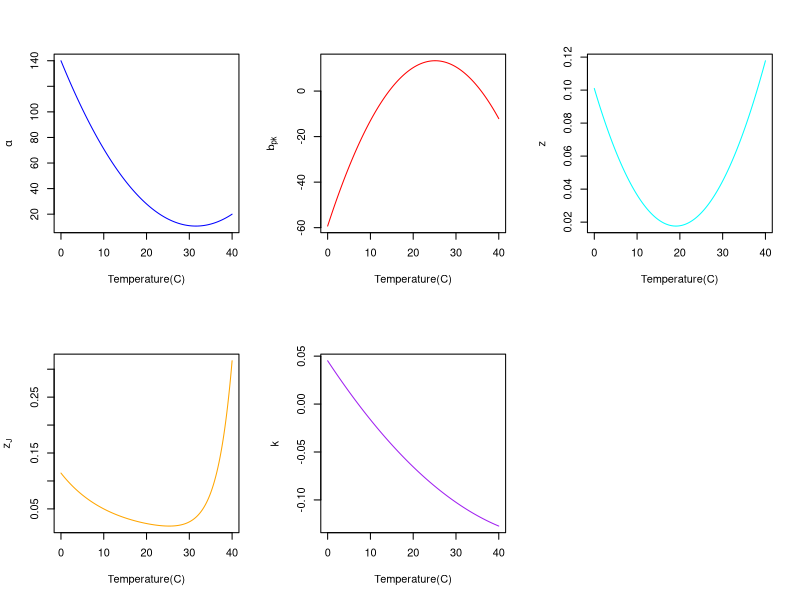
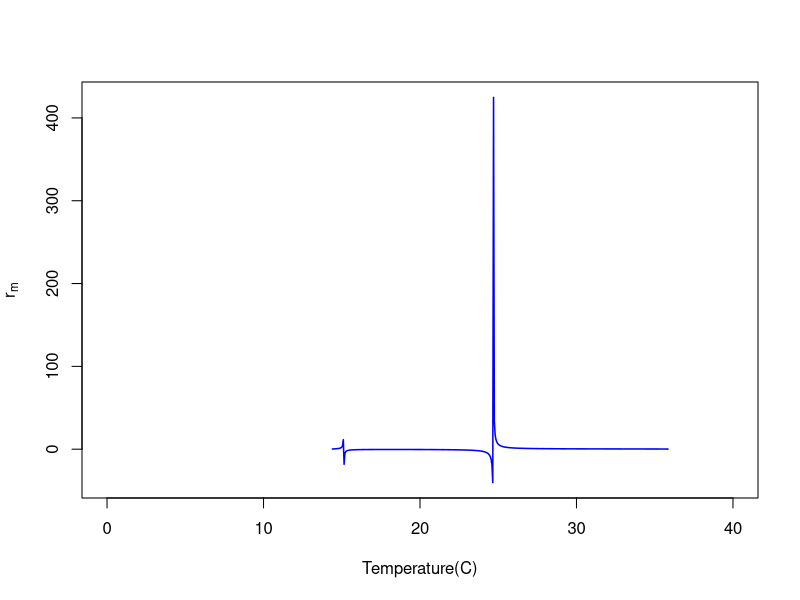
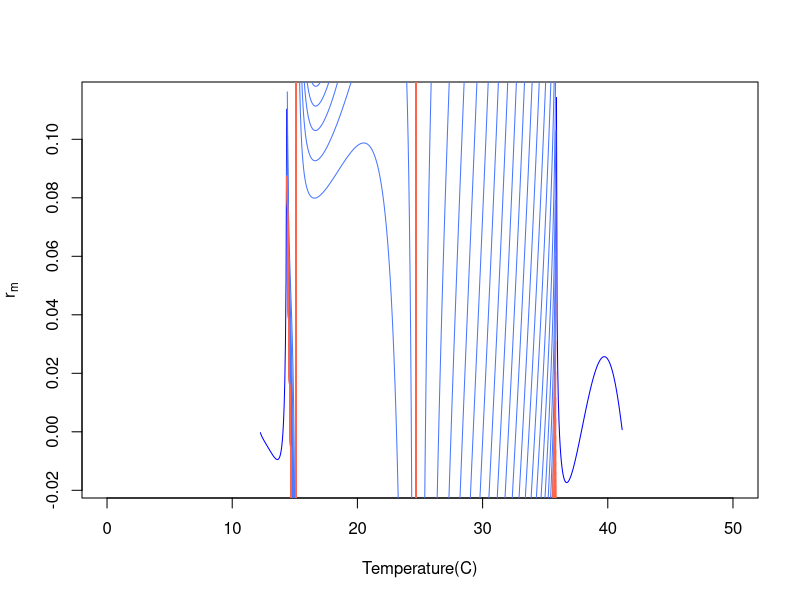

The R script that drew these images, in order: (Note: this script raises an error after producing the figures.)
z_J_par <- 0.05 #1/day
z_par <- 0.03 #1/day
alp_par <- 25.0 #days, alpha
b_pk_par <- 10.0 #individuals/(individual * day)
kap_par <- 0.1 #1/day, kappa, K

#arbitrary values
k_par <- 8.617*1e-5
E_par <- 0.55
E_D_par <- 4
T_pk_par <- 25.3+273.15
T_ref_par <- 10+273.15
B_0_par <- 0.5


B_0_alp =  1/alp_par 
T_pk_alp = 25.3
E_alp = 0.55
E_D_alp = 3

B_0_bpk = b_pk_par #individuals/(individual * day)
T_pk_bpk = 25.3
E_bpk = 0.55
E_D_bpk = 3

B_0_z = 1/z_par  #1/day; inverse because we are using inverse of the S-S TPC model
T_pk_z = 25.3
E_z = 0.55
E_D_z = 3

B_0_zJ = 1/z_J_par  #1/day; inverse because we are using inverse of the S-S TPC model
T_pk_zJ = 25.3
E_zJ = 0.55
E_D_zJ = 3

B_0_kap = kap_par #1/day
T_pk_kap = 25.3
E_kap = 0.55
E_D_kap = 3

z_J_par <- 0.05 #1/day
z_par <- 0.03 #1/day
alp_par <- 25.0 #days, alpha
b_pk_par <- 10.0 #individuals/(individual * day)
kap_par <- 0.1 #1/day, kappa, K

r_SP_app <- function(alp,b_pk,k,z,z_J)  -(1/(alp*k+alp*z+1))*(alp*k*z_J+alp*z*z_J+
                                                                log10(  abs((k+z)) ^  abs((k+z))  /b_pk^  abs((k+z))  ))


B <- function(B_0,E,E_D,T,T_ref,T_pk,k)  B_0 * exp(-E * ((1/(k*(T))) - (1/(k*T_ref)))) /
  (1 + (E / (E_D - E)) * exp((E_D / k)* ((1/T_pk) - (1/T))))


B_inv <- function(B_0,E,E_D,T,T_ref,T_pk,k) 1/ B(B_0,E,E_D,T,T_ref,T_pk,k)

## Vectors setting

T_vec <-  273.15+seq(0,40,0.05)

alp_vec <- 140- 8.2 *(T_vec-273.15)+ 0.13*(T_vec-273.15)^2

bpk_vec <-  -59.3 + 5.78*(T_vec-273.15)-0.115* (T_vec-273.15)^2

z_vec <- 0.101- 0.00874 *(T_vec-273.15)+ 0.000229*(T_vec-273.15)^2

zJ_vec <- B_inv(B_0_zJ,E_zJ,E_D_zJ,T_vec,T_ref_par,T_pk_zJ+273.15,k_par)

kap_vec <- 0.0452- 0.00676 *(T_vec-273.15)+ 0.0000612*(T_vec-273.15)^2







par(mfrow=c(2,3))  
plot(T_vec-273.15,alp_vec,type = "l",col="blue",ylab = expression(alpha),xlab = "Temperature(C)")
plot(T_vec-273.15,bpk_vec,type = "l",col="red",ylab = expression(b[pk]),xlab = "Temperature(C)")
plot(T_vec-273.15,z_vec,type = "l",col="cyan",ylab = expression(z),xlab = "Temperature(C)")
plot(T_vec-273.15,zJ_vec,type = "l",col="orange",ylab = expression(z[J]),xlab = "Temperature(C)")
plot(T_vec-273.15,kap_vec,type = "l",col="purple",ylab = expression(k),xlab = "Temperature(C)")
dev.off()

r_m_vec <- r_SP_app(alp_vec,bpk_vec,kap_vec,z_vec,zJ_vec)

plot(T_vec-273.15,r_m_vec,type = "l",col="blue",lwd=1.5,ylab = expression(r[m]),xlab = "Temperature(C)")



nicheW <- function(r_m,Temp){
  dataframe<- data.frame(Temperature=Temp,Rate=r_m)
  values <- subset(dataframe,dataframe$Rate>0)
  width<-max(values$Temperature)-min(values$Temperature)
  print(width)
}

#Vectors
alp_vec<- #Values
  T_pk_par <- 25.3+273.15
E_par <- 0.65
ED_par <- 3
k_par <- 8.617*1e-5
T_ref_par <- 10+273.15

#B0
B0_alp<- 1/alp_par 
B0_bpk<-b_pk_par 
B0_z<-1/z_par 
B0_zJ <-1/z_J_par 
B0_kap <- kap_par


T_vec <- 273.15+seq(0,50,0.05)

response_mm <- (exp((-E_par/k_par)*((1/T_vec)-(1/T_ref_par))))/(1+(E_par/(ED_par-E_par))*exp((ED_par/k_par)*((1/T_pk_par)-(1/T_vec))))


T_vec <- 273.15+seq(0,50,0.05)

response_mm <- (exp((-E_par/k_par)*((1/T_vec)-(1/T_ref_par))))/(1+(E_par/(ED_par-E_par))*exp((ED_par/k_par)*((1/T_pk_par)-(1/T_vec))))

#B0
B0_alp<- 1/alp_par 
B0_bpk<-b_pk_par 
B0_z<-1/z_par 
B0_zJ <-1/z_J_par 
B0_kap <- kap_par

#Vectors
alp_vec<- 140- 8.2 *(T_vec-273.15)+ 0.13*(T_vec-273.15)^2
bpk_vec<- -59.3 + 5.78*(T_vec-273.15)-0.115* (T_vec-273.15)^2
z_vec<- 0.101- 0.00874 *(T_vec-273.15)+ 0.000229*(T_vec-273.15)^2
zJ_vec <-1/(response_mm*B0_zJ)
kap_vec <- 0.0452- 0.00676 *(T_vec-273.15)+ 0.0000612*(T_vec-273.15)^2


r_m_vector <- ((kap_vec+z_vec)*(log10(bpk_vec/(kap_vec+z_vec))-(alp_vec*zJ_vec)))/((alp_vec*(kap_vec+z_vec))+1)

plot(T_vec-273.15,r_m_vector,type = "l",col="blue",ylab = expression(r[m]),xlab = "Temperature(C)")
NicheW <-c()


T_pk_mm <- T_pk_par +  seq(-10,10.5,0.5)
T_pk_par <- 25.3+273.15
for(i in 1:(length(T_pk_mm)/2)){
  a_vec_mm <-  140- 8.2 *(T_vec-273.15)+ 0.13*(T_vec-273.15)^2
  
  zJ_vec_mm <- 1/(B0_zJ*((exp((-E_par/k_par)*((1/T_vec)-(1/T_ref_par))))/(1+(E_par/(ED_par-E_par))*exp((ED_par/k_par)*((1/T_pk_mm[i])-(1/T_vec))))))
  
  #these are the same
  bpk_vec_mm <- -59.3 + 5.78*(T_vec-273.15)-0.115* (T_vec-273.15)^2
  kap_vec_mm <- 0.0452- 0.00676 *(T_vec-273.15)+ 0.0000612*(T_vec-273.15)^2
  z_vec_mm <- 0.101- 0.00874 *(T_vec-273.15)+ 0.000229*(T_vec-273.15)^2
  
  rm_vec_mm<-(  (kap_vec_mm+z_vec_mm)  *(log10  (bpk_vec_mm/   abs((kap_vec_mm+z_vec_mm))  )-(a_vec_mm*zJ_vec_mm)))/((a_vec_mm*  (kap_vec_mm+z_vec_mm)  )+1)  
  
  lines(T_vec-273.15,rm_vec_mm,col="royalblue1")
  NicheW[[i]]<- nicheW(rm_vec_mm,T_vec) 
  
}

for(i in (length(T_pk_mm)/2):length(T_pk_mm)){
  a_vec_mm <-  140- 8.2 *(T_vec-273.15)+ 0.13*(T_vec-273.15)^2
  
  zJ_vec_mm <- 1/(B0_zJ*((exp((-E_par/k_par)*((1/T_vec)-(1/T_ref_par))))/(1+(E_par/(ED_par-E_par))*exp((ED_par/k_par)*((1/T_pk_mm[i])-(1/T_vec))))))
  
  #these are the same
  bpk_vec_mm <- -59.3 + 5.78*(T_vec-273.15)-0.115* (T_vec-273.15)^2
  kap_vec_mm <- 0.0452- 0.00676 *(T_vec-273.15)+ 0.0000612*(T_vec-273.15)^2
  z_vec_mm <- 0.101- 0.00874 *(T_vec-273.15)+ 0.000229*(T_vec-273.15)^2
  
  rm_vec_mm<-(  (kap_vec_mm+z_vec_mm)  *(log10  (bpk_vec_mm/   abs((kap_vec_mm+z_vec_mm))  )-(a_vec_mm*zJ_vec_mm)))/((a_vec_mm*  (kap_vec_mm+z_vec_mm)  )+1)  
  
  lines(T_vec-273.15,rm_vec_mm,col="tomato")
  NicheW[[i]]<- nicheW(rm_vec_mm,T_vec) 
  
}

f <- expression(-(1/(alp*k+alp*z+1))*(alp*k*z_J+alp*z*z_J+
                                        log( abs(k+z) ^ abs(k+z) /b_pk^ abs(k+z) )))

D(f,"alp")
D(f,"b_pk")
D(f,"z")
D(f,"z_J")
D(f,"k")

dr_dalp <- function(alp,b_pk,k,z,z_J)  abs((k + z)) /(alp * k + alp * z + 1)^2 * (alp * k * z_J + alp *  z * z_J + log10(  abs((k + z))  ^  abs((k + z))  /b_pk^  abs((k + z)))) - (1/(alp * k + alp * z + 1)) * (k * z_J + z * z_J)

dr_dbpk <- function(alp,b_pk,k,z) (1/(alp * k + alp * z + 1)) * ((k + z)^(k + z) * (b_pk^((k + 
                                                                                             z) - 1) * abs((k + z)) )/(b_pk^(k + z))^2/( abs(k + z) ^ abs(k + z) /b_pk^(k +  z) * log(10)))


dr_dz <- function( alp,b_pk,k,z,z_J)  alp/(alp * k + alp * z + 1)^2 * (alp * k * z_J + alp *
                                                                         z * z_J + log10(  abs((k + z))  ^  abs((k + z))  /b_pk^  abs((k + z))  )) - (1/(alp * k + alp * z + 1)) * (alp * 
                                                                                                                                                                                      z_J + (((k + z)^((k + z) -  1) * (k + z) + (k + z)^(k + z) * log(  abs((k + z))  ))/b_pk^  (k + z) - (k + z)^(k + z) * (b_pk^(k + z) * log( abs(b_pk) ))/(b_pk^(k + z))^2)/((k + z)^(k + z)/b_pk^(k + z) * log(10)))


dr_dzJ <- function(alp,b_pk,k,z )  -((1/(alp * k + alp * z + 1)) * (alp * k + alp * z))


dr_dkap <-  function(alp,b_pk,k,z,z_J ) alp/(alp * k + alp * z + 1)^2 * (alp * k * z_J + alp *z * z_J + log10(  abs((k + z))  ^  abs((k + z))  /b_pk^  abs((k + z))  )) - (1/(alp * k + alp * z + 1)) * (alp *  z_J + (((k + z)^((k + z) -  1) * (k + z) + (k + z)^(k + z) * log(  abs((k + z))  ))/b_pk^ abs((k + z)) - (k + z)^(k + z) * (b_pk^ abs((k + z)) * log( abs(b_pk)) )/(b_pk^ abs((k + z)) )^2)/(  abs((k + z))  ^  abs((k + z))  /b_pk^ abs((k + z)) * log(10)))


f2 <- expression(B_0 * exp(-E * ((1/(k*(T))) - (1/(k*T_ref)))) /
                   (1 + (E / (E_D - E)) * exp((E_D / k)* ((1/T_pk) - (1/T)))))

D(f2,"T")

dBdT <- function(B_0,E,E_D,T,T_ref,T_pk,k ) B_0 * (exp(-E * ((1/(k * (T))) - (1/(k * T_ref)))) * (E * (k/(k * (T))^2)))/(1 + (E/(E_D - E)) * exp((E_D/k) * ((1/T_pk) - (1/T)))) - B_0 * exp(-E * ((1/(k * (T))) - (1/(k * T_ref)))) *  ((E/(E_D - E)) * (exp((E_D/k) * ((1/T_pk) - (1/T))) * ((E_D/k) * (1/T^2))))/(1 + (E/(E_D - E)) * exp((E_D/k) * ((1/T_pk) -  (1/T))))^2



f3 <- expression(1/ (B_0 * exp(-E * ((1/(k*(T))) - (1/(k*T_ref)))) /
                       (1 + (E / (E_D - E)) * exp((E_D / k)* ((1/T_pk) - (1/T))))))

D(f3,"T")

dB_invdT <- function( B_0,E,E_D,T,T_ref,T_pk,k ) -((B_0 * (exp(-E * ((1/(k * (T))) - (1/(k * T_ref)))) * (E * (k/(k * (T))^2)))/(1 + (E/(E_D - E)) * exp((E_D/k) * ((1/T_pk) - (1/T)))) - B_0 * exp(-E * ((1/(k * (T))) - (1/(k * T_ref)))) *  ((E/(E_D - E)) * (exp((E_D/k) * ((1/T_pk) - (1/T))) * ((E_D/k) *  (1/T^2))))/(1 + (E/(E_D - E)) * exp((E_D/k) * ((1/T_pk) - (1/T))))^2)/(B_0 * exp(-E * ((1/(k * (T))) - (1/(k * T_ref))))/(1 +   (E/(E_D - E)) * exp((E_D/k) * ((1/T_pk) - (1/T)))))^2)



dr_dalp_vec <- dr_dalp(alp_vec,bpk_vec,kap_vec,z_vec,zJ_vec)
dr_dbpk_vec <- dr_dbpk(alp_vec,bpk_vec,kap_vec,z_vec)
dr_dz_vec <- dr_dz(alp_vec,bpk_vec,kap_vec,z_vec,zJ_vec)
dr_dzJ_vec <- dr_dzJ (alp_vec,bpk_vec,kap_vec,z_vec)
dr_dkap_vec <- dr_dkap(alp_vec,bpk_vec,kap_vec,z_vec,zJ_vec)

dalp_dT_vec <- dB_invdT(B_0_alp,E_alp,E_D_alp,T_vec,T_ref_par,T_pk_alp+273.15,k_par)
dbpk_dT_vec <- dBdT(B_0_bpk,E_bpk,E_D_bpk,T_vec,T_ref_par,T_pk_bpk+273.15,k_par)
dz_dT_vec <-  dB_invdT(B_0_z,E_z,E_D_z,T_vec,T_ref_par,T_pk_z+273.15,k_par)
dzJ_dT_vec <- dB_invdT(B_0_zJ,E_zJ,E_D_zJ,T_vec,T_ref_par,T_pk_zJ+273.15,k_par)
dkap_dT_vec <- dBdT(B_0_kap,E_kap,E_D_kap,T_vec,T_ref_par,T_pk_kap+273.15,k_par)


par(mfrow=c(1,2))
plot(T_vec-273.15,dalp_dT_vec,type = "l",col="blue",ylab = expression(paste("d",alpha/dT)),xlab = "Temprature")
plot(T_vec-273.15,dr_dalp_vec,type = "l",col="blue",ylab = expression(paste("d",r[m]/"d",alpha)),xlab = "Temprature")


par(mfrow=c(1,2))
plot(T_vec-273.15,dbpk_dT_vec,type = "l",col="red",ylab = expression(db[pk]/dT),xlab = "Temprature" )
plot(T_vec-273.15,dr_dbpk_vec,type = "l",col="red",ylab = expression(drm/db[pk]),xlab = "Temprature",ylim = c(-1000,1000))


par(mfrow=c(1,2))
plot(T_vec-273.15,dz_dT_vec,type = "l",col="cyan",ylab = "dz/dT",xlab = "Temprature")
plot(T_vec-273.15,dr_dz_vec,type = "l",col="cyan",ylab = "drm/dz",xlab = "Temprature")



par(mfrow=c(1,2))
plot(T_vec-273.15,dzJ_dT_vec,type = "l",col="orange",ylab = expression(dz[J]/dT),xlab = "Temprature")
plot(T_vec-273.15,dr_dzJ_vec,type = "l",col="orange",ylab = expression(drm/dz[J]),xlab = "Temprature")



par(mfrow=c(1,2))
plot(T_vec-273.15,dkap_dT_vec,type = "l",col="purple",ylab = "dk/dT",xlab = "Temprature")
plot(T_vec-273.15,dr_dkap_vec,type = "l",col="purple",ylab = "drm/dk",xlab = "Temprature")


alp_vec <- 140- 8.2 *(T_vec-273.15)+ 0.13*(T_vec-273.15)^2

bpk_vec <- -59.3 + 5.78*(T_vec-273.15)-0.115* (T_vec-273.15)^2

z_vec <- 0.101- 0.00874 *(T_vec-273.15)+ 0.000229*(T_vec-273.15)^2

zJ_vec <- B_inv(B_0_zJ,E_zJ,E_D_zJ,T_vec,T_ref_par,T_pk_zJ+273.15,k_par)

kap_vec <- 0.0452- 0.00676 *(T_vec-273.15)+ 0.0000612*(T_vec-273.15)^2


r_m_vec <- r_SP_app(alp_vec,bpk_vec,kap_vec,z_vec,zJ_vec)
r_alp_cons_vec <- r_SP_app(alp_par,bpk_vec,kap_vec,z_vec,zJ_vec)
r_bpk_cons_vec <- r_SP_app(alp_vec,b_pk_par,kap_vec,z_vec,zJ_vec)
r_z_cons_vec <- r_SP_app(alp_vec,bpk_vec,kap_vec,z_par,zJ_vec)
r_zJ_cons_vec <- r_SP_app(alp_vec,bpk_vec,kap_vec,z_vec,z_J_par)
r_kap_cons_vec <- r_SP_app(alp_vec,bpk_vec,kap_par,z_vec,zJ_vec)
r_J_cons_vec <- r_SP_app(alp_par,bpk_vec,kap_vec,z_vec,z_J_par)
r_A_cons_vec <- r_SP_app(alp_vec,b_pk_par,kap_par,z_par,zJ_vec)

dev.off()

plot(T_vec-273.15,r_m_vec,type = "l",col="black",ylab=expression(dr[m]/dT),xlab = "Temperature(C)")
lines(T_vec-273.15,r_alp_cons_vec,type = "l",col="blue" )
lines(T_vec-273.15,r_bpk_cons_vec,type = "l",col="red" )
lines(T_vec-273.15,r_z_cons_vec,type = "l",col="cyan" )
lines(T_vec-273.15,r_zJ_cons_vec ,type = "l",col="orange" )
lines(T_vec-273.15,r_kap_cons_vec ,type = "l",col="purple" )
legend("topleft",
       c("full",expression(b[pk]),expression(alpha),expression(z),expression(z[J]),expression(k)),
       col = c("black", "blue","red","cyan","orange","purple"),
       lwd = c("2.5","2.5","2.5","2.5","2.5","2.5"),lty = c(1,1,1,1,1,1))


plot(T_vec-273.15,r_m_vec,type = "l",col="black",lwd=1.5,ylab=expression(dr[m]/dT),xlab = "Temperature(C)")
lines(T_vec-273.15,r_J_cons_vec,lty=2,col="blue",lwd=1.5)
lines(T_vec-273.15,r_A_cons_vec,lty=2,col="red",lwd=1.5)
legend("topleft",c("Full","Juvenile traits constant","Adult traits constant"),
       col = c("black", "blue","red"),
       lwd = c("1.5","1.5","1.5"),lty = c(1,2,2))













